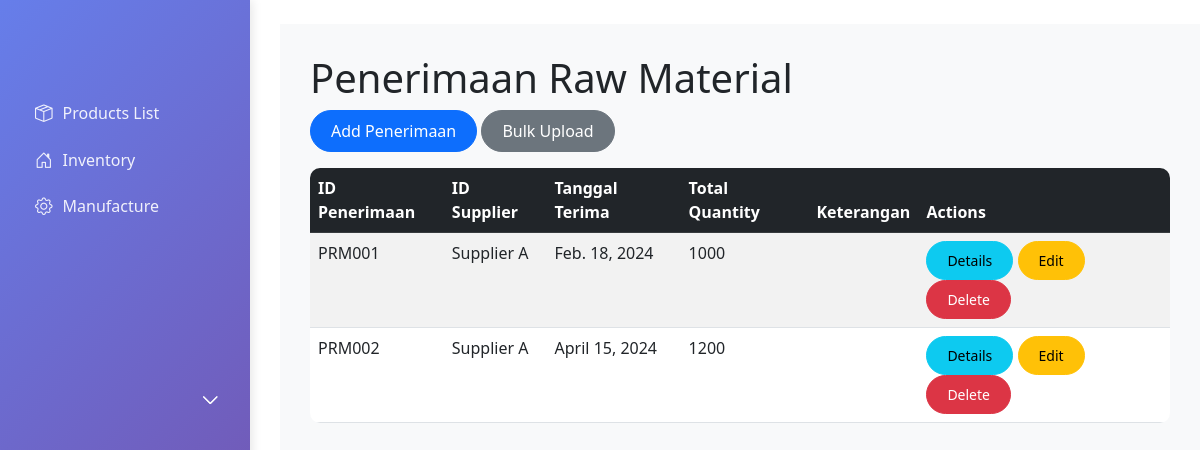
/inventory/penerimaan-rawmaterial/, run on the app's committed database.
### inventory_product/models.py (models this page shows, shortened)
class PenerimaanRawMaterial(models.Model):
    id_penerimaan = models.CharField(max_length=100, primary_key=True)
    id_supplier = models.CharField(max_length=100)
    tanggal_terima = models.DateField()
    keterangan = models.TextField(blank=True)
    @property
    def total_quantity(self):
        return self.penerimaanrawmaterialdetail_set.aggregate(total=models.Sum('quantity'))['total'] or 0

### inventory_product/views.py (the view)
# urls.py: path('penerimaan-rawmaterial/', views.penerimaan_rawmaterial_list, name='penerimaan_rawmaterial_list'),
def penerimaan_rawmaterial_list(request):
    penerimaans = PenerimaanRawMaterial.objects.all()
    return render(request, 'inventory_product/penerimaan_rawmaterial_list.html', {'penerimaans': penerimaans})

### inventory_product/templates/inventory_product/penerimaan_rawmaterial_list.html (shortened to what this page needs)
{% extends 'base.html' %}
{% block content %}
<h1>Penerimaan Raw Material</h1>
<div class="mb-3">
    <a href="{% url 'penerimaan_rawmaterial_create' %}" class="btn btn-primary">Add Penerimaan</a>
    <a href="{% url 'penerimaan_rawmaterial_bulk_create' %}" class="btn btn-secondary">Bulk Upload</a>
</div>
<div class="table-responsive">
    <table class="table table-striped table-hover">
        <thead class="table-dark">
            <tr>
                <th>ID Penerimaan</th>
                <th>ID Supplier</th>
                <th>Tanggal Terima</th>
                <th>Total Quantity</th>
                <th>Keterangan</th>
                <th>Actions</th>
            </tr>
        </thead>
        <tbody>
            {% for penerimaan in penerimaans %}
            <tr>
                <td>{{ penerimaan.id_penerimaan }}</td>
                <td>{{ penerimaan.id_supplier }}</td>
                <td>{{ penerimaan.tanggal_terima }}</td>
                <td>{{ penerimaan.total_quantity }}</td>
                <td>{{ penerimaan.keterangan }}</td>
                <td>
                    <a href="{% url 'penerimaan_rawmaterial_detail_list' penerimaan.pk %}" class="btn btn-sm btn-info">Details</a>
                    <a href="{% url 'penerimaan_rawmaterial_update' penerimaan.pk %}" class="btn btn-sm btn-warning">Edit</a>
                    <a href="{% url 'penerimaan_rawmaterial_delete' penerimaan.pk %}" class="btn btn-sm btn-danger">Delete</a>
                </td>
            </tr>
            {% endfor %}
        </tbody>
    </table>
</div>
{% endblock %}

### erp_project/templates/base.html (style rules this page uses)
.btn { border-radius: 25px; padding: 8px 20px; font-weight: 500; }
.table { border-radius: 10px; overflow: hidden; }

### data on the page
PenerimaanRawMaterial: id_penerimaan "PRM001", id_supplier "Supplier A", tanggal_terima "Feb. 18, 2024", total_quantity "1000"
PenerimaanRawMaterial: id_penerimaan "PRM002", id_supplier "Supplier A", tanggal_terima "April 15, 2024", total_quantity "1200"
